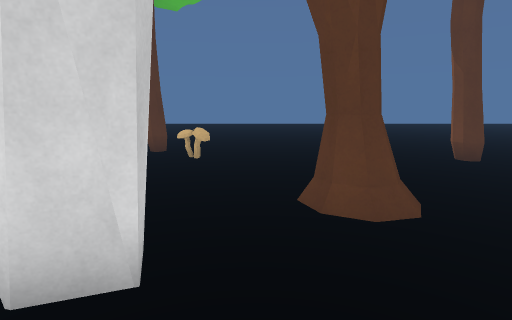
view 1 (above)

24 first-person views from a walk through a scene from a Unity 3-D project. The camera is 1.5 m above the floor, tilts 10° down and sees 80° across. The floor is counted in squares, 1 m on a side. Each view is taken from the middle of a square. On the plan, view 1 faces up. The plan holds only what a view shows up to about 15 squares ahead; the rest is blank. The place goes on beyond the plan. Some animated figures are left out. Some surface patterns are stand-ins.

view 2
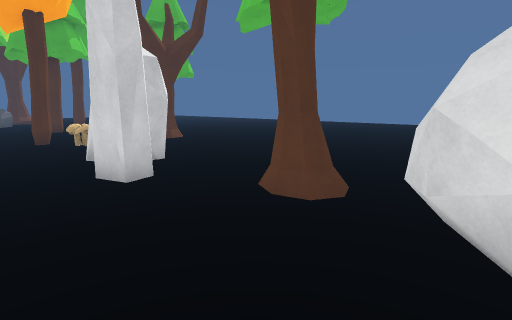

view 3
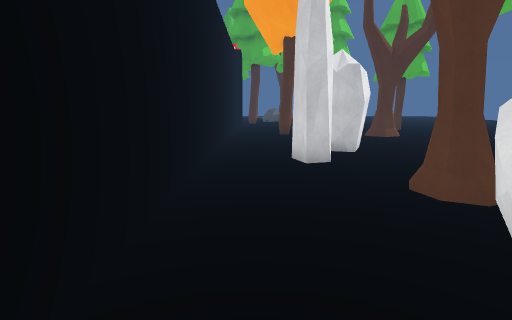

view 4
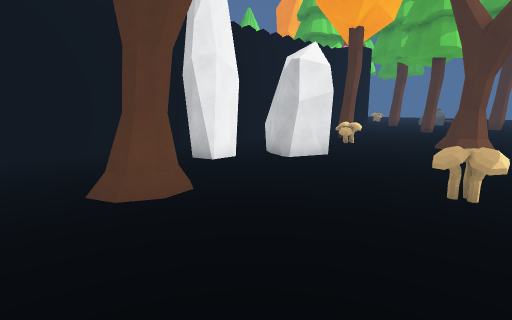

view 5
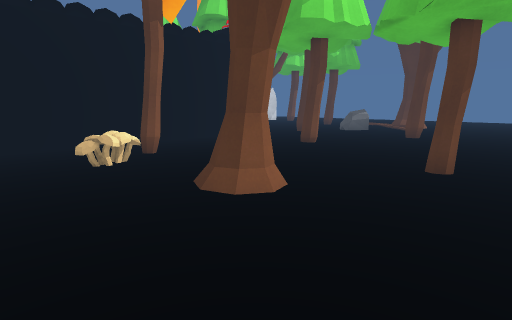

view 6
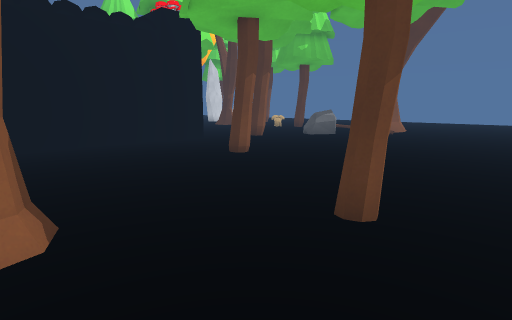

view 7
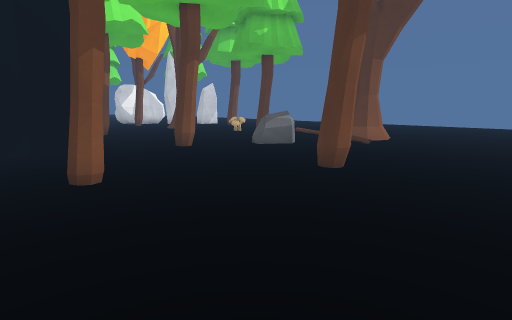

view 8
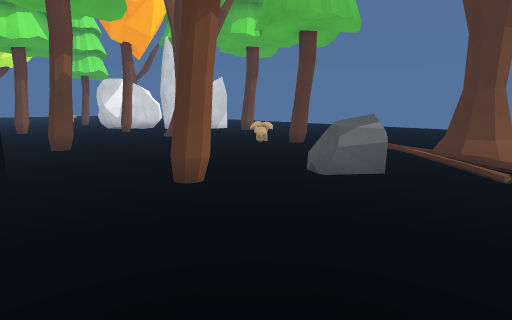

view 9
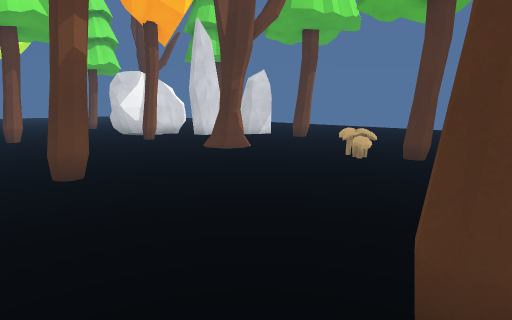

view 10
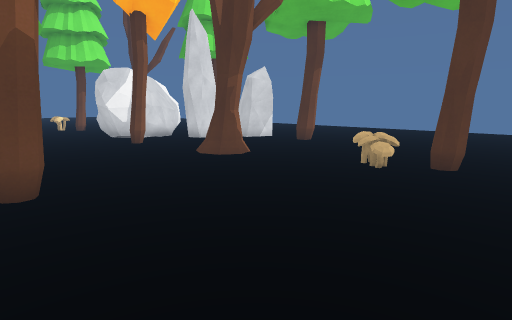

view 11
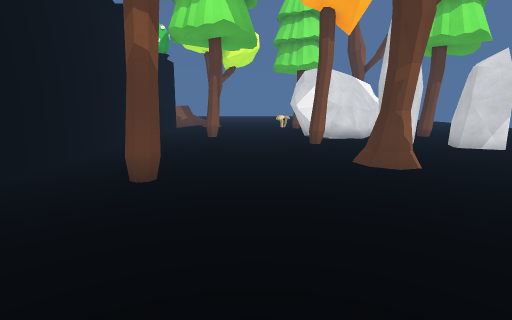

view 12
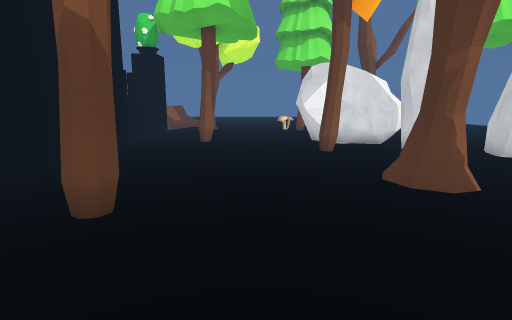

view 13
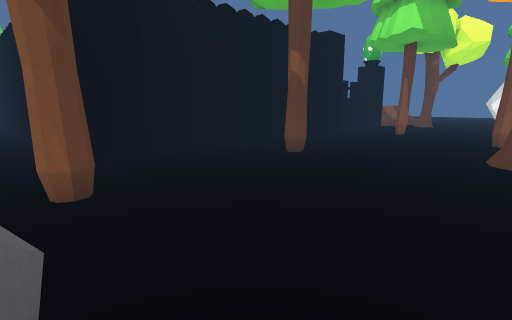

view 14
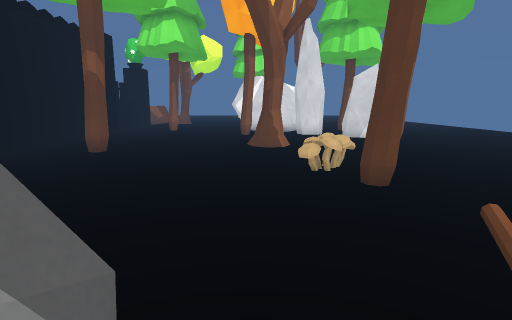

view 15
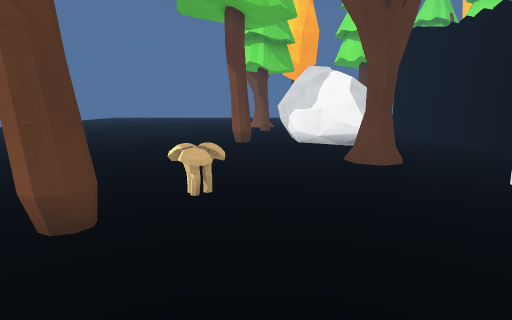

view 16
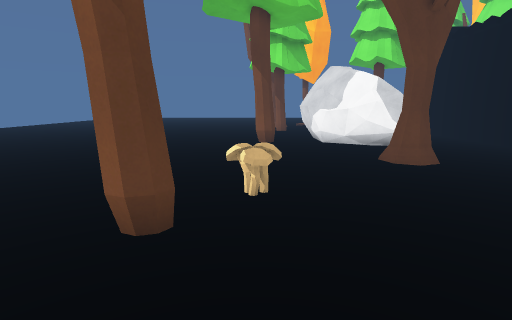

view 17
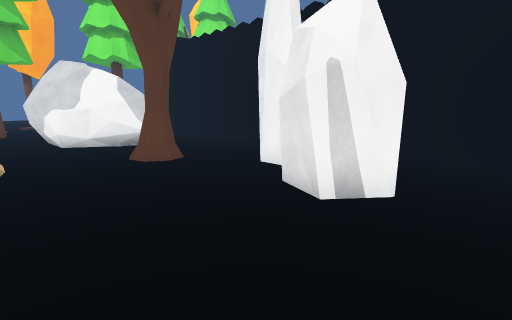

view 18
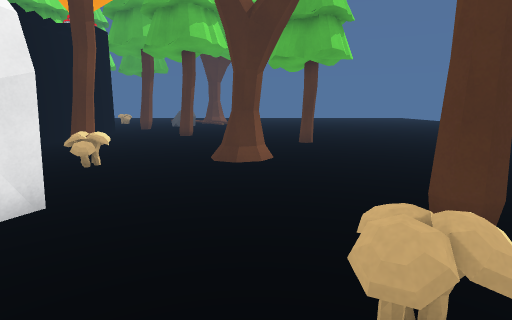

view 19
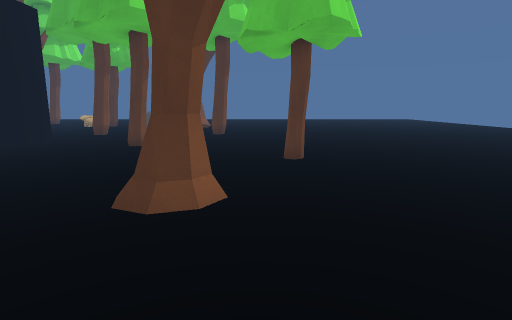

view 20
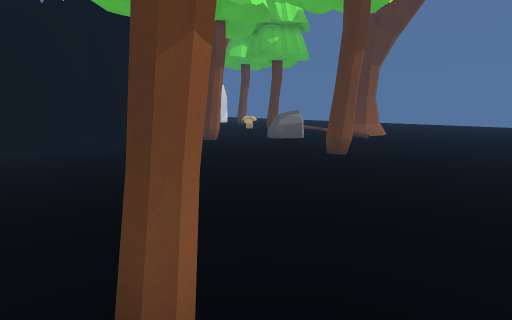

view 21
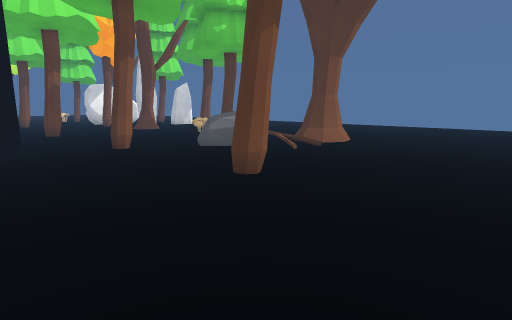

view 22
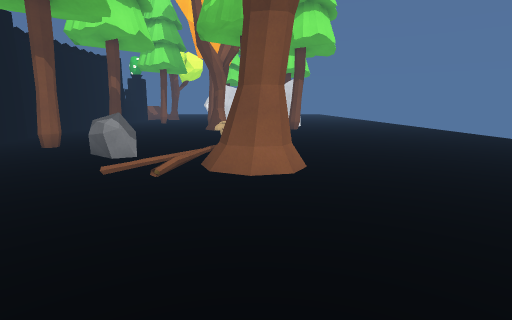

view 23
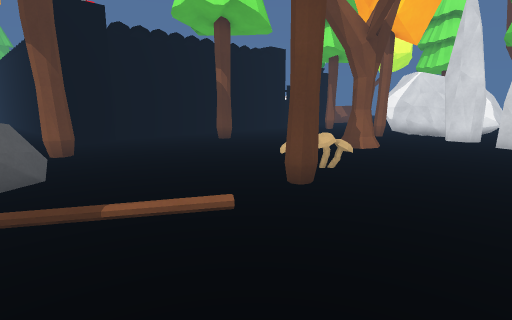

view 24
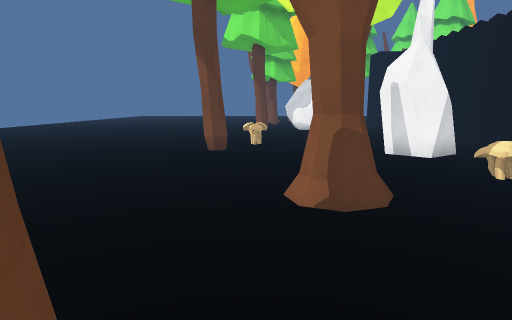

### Floor plan
Key: @ floor where view 1 was taken; # wall or solid block; x gap in a wall; . floor; / step, stairs or slope; = window, fence, low wall or low ledge; O other object.
Columns run from 31 left of view 1 to 7 right of it. Each row starts with its distance up from view 1.
 12    .    ...............................
 11 .......................................
 10 ..................#.........#..........
  9 .............................==......#.
  8 ......................#..............x.
  7 ..........#...........#=.............##
  6 ....................................###
  5 ..###//....................#....##.##
  4 ..###/.................==.##....##.##
  3 ...=./.=#.............#=..##.##....##
  2 ....O..#=....................##.......
  1 ...........#...........................
  0 ..............##...............@.......
 -1 ..............#########################
 -2 ....#.........#
 -3 ....==........#
 -4 ....=.........#
 -5 ..............#
 -6 ...........#..#
 -7 ......=.......#
 -8 x....##.......#
 -9 ......=.......#
-10  .............#
-11 ##............#
-12  ###..##......#
-13  ####.##......#
-14 ....####......#
-15 #..##  #...#..#
-16   ##   #......#

Positions as (right, up) in squares from view 1, and headings:
1: (0, 0), facing up
2: (5, 0), facing up-left
3: (7, 1), facing left
4: (4, 10), facing down-left
5: (-5, 12), facing down-left
6: (-9, 12), facing down-left
7: (-14, 11), facing down-left
8: (-17, 6), facing down-left
9: (-18, 1), facing down-left
10: (-19, 0), facing down-left
11: (-22, 0), facing down
12: (-22, -2), facing down
13: (-26, 2), facing down-right
14: (-25, 4), facing down
15: (-7, 8), facing right
16: (-7, 9), facing right
17: (-7, 9), facing down-right
18: (0, 8), facing left
19: (-4, 9), facing left
20: (-12, 12), facing down-left
21: (-16, 12), facing down-left
22: (-28, 12), facing down
23: (-31, 3), facing down-right
24: (-14, 9), facing right
